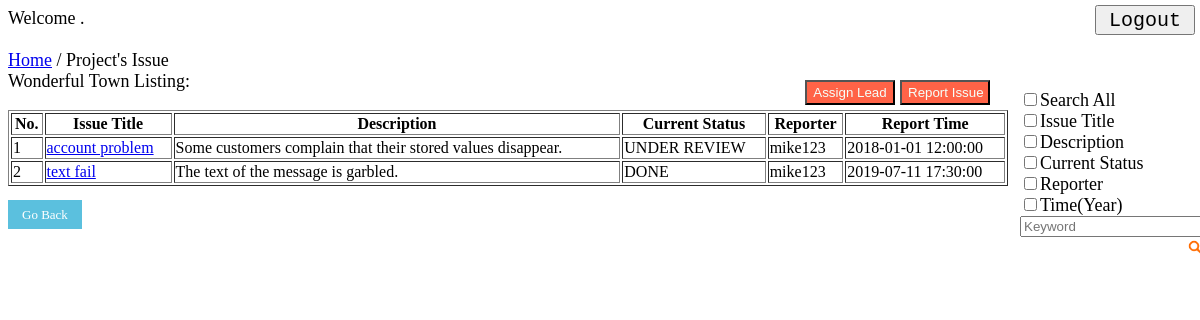
/issue.php?pid=1, run on the app's committed database.
### tables this page shows
CREATE TABLE project (
  pid int NOT NULL AUTO_INCREMENT,
  pname varchar(1000) DEFAULT NULL,
  pdescription text DEFAULT NULL,
  pcreatTime datetime NOT NULL,
  workflow_start int NOT NULL,
  workflow_end int NOT NULL,
  PRIMARY KEY (pid),
  KEY workflow_start (workflow_start),
  KEY workflow_end (workflow_end),
  CONSTRAINT project_ibfk_1 FOREIGN KEY (workflow_start) REFERENCES status (sid) ON DELETE CASCADE ON UPDATE CASCADE,  
  CONSTRAINT project_ibfk_2 FOREIGN KEY (workflow_end) REFERENCES status (sid) ON DELETE CASCADE ON UPDATE CASCADE
);

CREATE TABLE issue (
  iid int NOT NULL AUTO_INCREMENT,
  pid int NOT NULL,
  reporter int NOT NULL,
  reportTime datetime NOT NULL,
  title varchar(1000) DEFAULT NULL,
  idescription text DEFAULT NULL,
  currentStatus int NOT NULL,
  PRIMARY KEY (iid),
  KEY pid (pid),
  KEY reporter (reporter),
  KEY currentStatus (currentStatus),
  CONSTRAINT issue_ibfk_1 FOREIGN KEY (pid) REFERENCES project (pid) ON DELETE CASCADE ON UPDATE CASCADE,  
  CONSTRAINT issue_ibfk_2 FOREIGN KEY (reporter) REFERENCES user (uid) ON DELETE CASCADE ON UPDATE CASCADE,
  CONSTRAINT issue_ibfk_3 FOREIGN KEY (currentStatus) REFERENCES status (sid) ON DELETE CASCADE ON UPDATE CASCADE
);

CREATE TABLE status (
  sid int NOT NULL AUTO_INCREMENT,
  sname varchar(1000) DEFAULT NULL,
  PRIMARY KEY (sid)
);

CREATE TABLE user (
  uid int NOT NULL AUTO_INCREMENT,
  email varchar(40) NOT NULL,
  username varchar(40) NOT NULL,
  password varchar(40) NOT NULL,
  PRIMARY KEY (uid)
);

### issue.php (the view, shortened to what this page needs)
<?php
    include("include.php");
    function showIssue($attr, $key, $pid){
        global $mysqli;
        echo "<font size=4>";
        echo '<table width="1000" border="1">';
        echo '<tr><th>No.</th><th>Issue Title</th><th>Description</th><th>Current Status</th><th>Reporter</th><th>Report Time</th></tr>';
        if($key == ""){
            $result = $mysqli->prepare("select iid, title, idescription, sname, username, reportTime from issue i, user u, status s where pid = ? and u.uid = i.reporter and i.currentStatus = s.sid");
            $result->bind_param("i", $pid);
            $result->execute();
            $result->bind_result($iid, $title, $idescription, $sname, $username, $reportTime);
        }
        $i = 1;
        while($result->fetch()){
            echo '<tr>';
            echo '<td>'.$i.'</td>';
            echo '<td><a href=history.php?iid='.$iid.'>'.$title.''.'</td>';
            echo '<td>'.$idescription.'</td>';
            echo '<td>'.$sname.'</td>';
            echo '<td>'.$username.'</td>';
            echo '<td>'.$reportTime.'</td>';
            $i++;
        }
        echo "</table>";
        echo '<br><a href=index.php id="btn_goback">Go Back</a>';
        echo '<form method="post" style="position:absolute;top:90px;left:1020px;">';
        echo '<input type="checkbox" name="search[]" value="all"><label>Search All</label><br>';
        echo '<input type="checkbox" name="search[]" value="title"><label>Issue Title</label><br>';
        echo '<input type="checkbox" name="search[]" value="description"><label>Description</label><br>';
        echo '<input type="checkbox" name="search[]" value="status"><label>Current Status</label><br>';
        echo'<input type="checkbox" name="search[]" value="reporter"><label>Reporter</label><br>';
        echo '<input type="checkbox" name="search[]" value="time"><label>Time(Year)</label><br>';
        echo '<input type="text" name="keyword" placeholder="Keyword" />';
        echo '<input type="image" src="search.png" alt="Search" style="float:right" width="20" height="20"/>';
        echo '</form>';
        echo "</font>";
    }
    if(isset($_GET['pid'])) {
        echo '<input type="button" value="Logout" onclick="location.href=\'logout.php\'" style="position:absolute;right:5px;top:5px;width:100px;height:30px;font-size:20px;font-family:monospace;" >';
        echo '<form method="POST">';
        echo '<input type="submit" value="Assign Lead" name="asslead" style="position:absolute;left:805px;top:80px;width:90px;height:25px;background-color:#FF6347;color:#F5FFFA;">';
        echo '<input type="submit" value="Report Issue" name="addiss" style="position:absolute;left:900px;top:80px;width:90px;height:25px;background-color:#FF6347;color:#F5FFFA;">';
        echo '</form>';
        $pid = htmlspecialchars($_GET['pid'], ENT_QUOTES);
        $uid = htmlspecialchars($_SESSION["uid"], ENT_QUOTES);
        $username = htmlspecialchars($_SESSION["username"], ENT_QUOTES);
        echo "<font size=4>";
        echo "Welcome $username. <br><br>";
        echo '<a href="index.php">Home</a> / Project\'s Issue <br>';
        echo "</font>";
        if($result = $mysqli->query("select pname from project where pid = '$pid'")){
            echo '<font size=4>'.$result->fetch_row()[0]." Listing: </font><br><br>";
            $lead_result = $mysqli->query("select adminid from lead where adminid = '$uid' and pid = '$pid' ");
            if(isset($_POST["asslead"])) {
                if($lead_result->num_rows != 0){
                    assignLead($pid);
                }
                else{
                    echo '<script language="javascript">';
                    echo 'alert("You are not authorized to assign any user to be the lead on this project.")';
                    echo '</script>';
                    showIssue("", "", $pid);
                }
            }
            else if($_POST['action'] == "Search"){
                $attr = $_POST['search'];
                $key = htmlspecialchars($_POST['keyword'], ENT_QUOTES);
                showIssue($attr, $key, $pid);
            }
            else if(isset($_POST["addiss"])) {
                newIssue($pid);
            }
            else{
                showIssue("", "", $pid);
            }
        }
    }
?>
<!DOCTYPE html>
<html>
<head>
</head>
</html>

### issue.php (style rules this page uses)
#btn_goback { color: #fff; background-color: #5bc0de; border-color: #5bc0de; padding: 7px 14px; text-decoration:none; width: 100px; height: 30px; font-size: small; }

### data on the page
project: pname "Wonderful Town"
issue: title "account problem", idescription "Some customers complain that their stored values disappear.", currentStatus.sname "UNDER REVIEW", reporter.username "mike123", reportTime "2018-01-01 12:00:00"
issue: title "text fail", idescription "The text of the message is garbled.", currentStatus.sname "DONE", reporter.username "mike123", reportTime "2019-07-11 17:30:00"
